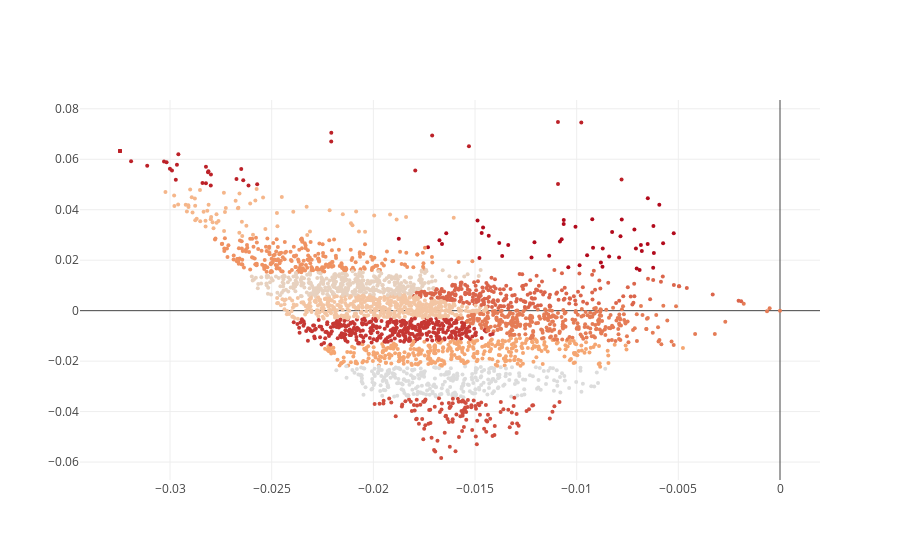

The cell this chart's notebook holds for it:
### Code cell
import plotly.graph_objs as go
from plotly.offline import download_plotlyjs, init_notebook_mode, plot, iplot

init_notebook_mode(connected=True)

scatter = go.Scatter(
    x=u[:, 0],
    y=u[:, 1],
    mode='markers',
    marker=dict(
        size=4,
        color=clustering.labels_
    )
)

iplot([scatter])

### Figure 1 — Plotly figure (JSON) as saved in the notebook; plotly's stock layout.template omitted (floating-point values rounded to 4 significant figures; data arrays with more than 128 entries replaced by an {"elided": "..."} marker saying what was removed)
{"data": [{"marker": {"color": {"elided": "2983 int values"}, "size": 4}, "mode": "markers", "type": "scatter", "uid": "74f6a1df-a084-4cbb-8ee4-0a55d2dc4b20", "x": {"elided": "2983 float values"}, "y": {"elided": "2983 float values"}}], "layout": {}}
